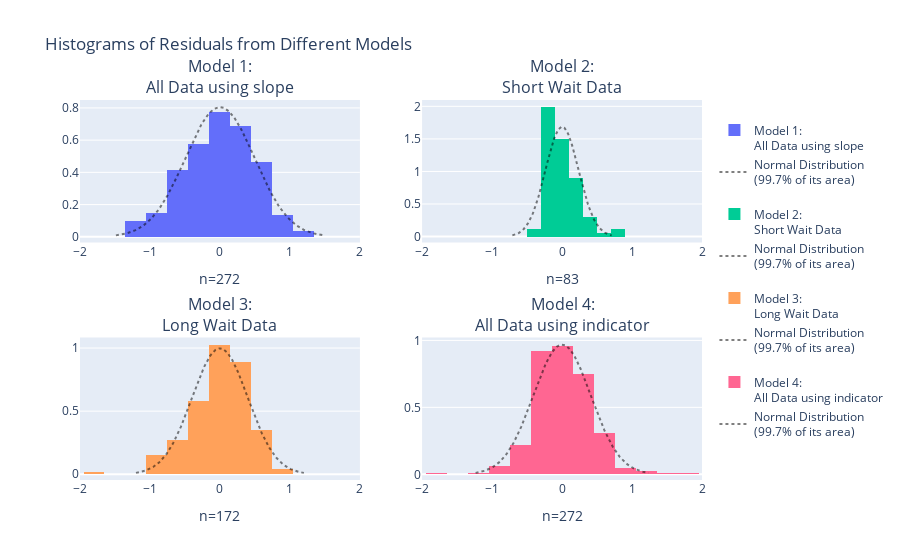

Write notebook code for a chart like this one.
### Markdown cell above
Q12

### Code cell
from plotly.subplots import make_subplots
import plotly.graph_objects as go
from scipy import stats
import numpy as np

model_residuals = {
    '<br>Model 1:<br>All Data using slope': smf.ols('duration ~ waiting', data=old_faithful).fit().resid,
    '<br>Model 2:<br>Short Wait Data': smf.ols('duration ~ waiting', data=old_faithful[short_wait]).fit().resid,
    '<br>Model 3:<br>Long Wait Data': smf.ols('duration ~ waiting', data=old_faithful[long_wait]).fit().resid,
    '<br>Model 4:<br>All Data using indicator': smf.ols('duration ~ C(kind, Treatment(reference="short"))', data=old_faithful).fit().resid
}

fig = make_subplots(rows=2, cols=2, subplot_titles=list(model_residuals.keys()))
for i, (title, resid) in enumerate(model_residuals.items()):

    if i == 1:  # Apply different bins only to the second histogram (index 1)
        bin_size = dict(start=-1.9, end=1.9, size=0.2)
    else:
        bin_size = dict(start=-1.95, end=1.95, size=0.3)

    fig.add_trace(go.Histogram(x=resid, name=title, xbins=bin_size, histnorm='probability density'), 
                  row=int(i/2)+1, col=(i%2)+1)
    fig.update_xaxes(title_text="n="+str(len(resid)), row=int(i/2)+1, col=(i%2)+1)    
    
    normal_range = np.arange(-3*resid.std(),3*resid.std(),0.01)
    fig.add_trace(go.Scatter(x=normal_range, mode='lines', opacity=0.5,
                             y=stats.norm(loc=0, scale=resid.std()).pdf(normal_range),
                             line=dict(color='black', dash='dot', width=2),
                             name='Normal Distribution<br>(99.7% of its area)'), 
                  row=int(i/2)+1, col=(i%2)+1)
    
fig.update_layout(title_text='Histograms of Residuals from Different Models')
fig.update_xaxes(range=[-2,2])
fig.show() # USE `fig.show(renderer="png")` FOR ALL GitHub and MarkUs SUBMISSIONS

### Figure 1 — Plotly figure (JSON) as saved in the notebook; plotly's stock layout.template omitted (floating-point values rounded to 4 significant figures; data arrays with more than 128 entries replaced by an {"elided": "..."} marker saying what was removed)
{"data": [{"histnorm": "probability density", "name": "<br>Model 1:<br>All Data using slope", "type": "histogram", "x": {"elided": "272 float values"}, "xaxis": "x", "xbins": {"end": 1.95, "size": 0.3, "start": -1.95}, "yaxis": "y"}, {"line": {"color": "black", "dash": "dot", "width": 2}, "mode": "lines", "name": "Normal Distribution<br>(99.7% of its area)", "opacity": 0.5, "type": "scatter", "x": {"elided": "298 float values"}, "xaxis": "x", "y": {"elided": "298 float values"}, "yaxis": "y"}, {"histnorm": "probability density", "name": "<br>Model 2:<br>Short Wait Data", "type": "histogram", "x": [-0.2137, 0.8624, -0.04291, -0.1807, -0.2152, 0.1672, -0.3998, -0.1929, -0.2152, -0.05358, 0.01717, -0.1052, -0.2153, -0.1583, -0.2913, 0.09325, -0.04826, -0.1807, -0.2807, 0.1847, -0.2222, -0.2382, -0.0605, -0.03818, 0.1948, 0.1448, -0.119, -0.1259, 0.1209, -0.09824, -0.2168, 0.2517, -0.3483, 0.331, -0.2313, 0.6103, -0.0605, -0.0344, 0.2464, -0.0844, 0.7725, -0.1253, -0.1099, 0.02625, 0.1778, -0.06526, 0.03792, -0.2067, -0.2067, 0.2486, -0.04134, -0.06683, -0.06208, 0.04858, 0.431, -0.1376, 0.04009, -0.1253, 0.1624, -0.2014, 0.2571, 0.04482, -0.1397, -0.1753, -0.04608, -0.1121, 0.3933, -0.02058, -0.119, -0.2637, 0.4033, 0.231, -0.1307, -0.1637, 0.3848, 0.04858, 0.1863, -0.0275, -0.1913, 0.04543, 0.1948, 0.1917, -0.1413], "xaxis": "x2", "xbins": {"end": 1.9, "size": 0.2, "start": -1.9}, "yaxis": "y2"}, {"line": {"color": "black", "dash": "dot", "width": 2}, "mode": "lines", "name": "Normal Distribution<br>(99.7% of its area)", "opacity": 0.5, "type": "scatter", "x": {"elided": "143 float values"}, "xaxis": "x2", "y": {"elided": "143 float values"}, "yaxis": "y2"}, {"histnorm": "probability density", "name": "<br>Model 3:<br>Long Wait Data", "type": "histogram", "x": {"elided": "172 float values"}, "xaxis": "x3", "xbins": {"end": 1.95, "size": 0.3, "start": -1.95}, "yaxis": "y3"}, {"line": {"color": "black", "dash": "dot", "width": 2}, "mode": "lines", "name": "Normal Distribution<br>(99.7% of its area)", "opacity": 0.5, "type": "scatter", "x": {"elided": "241 float values"}, "xaxis": "x3", "y": {"elided": "241 float values"}, "yaxis": "y3"}, {"histnorm": "probability density", "name": "<br>Model 4:<br>All Data using indicator", "type": "histogram", "x": {"elided": "272 float values"}, "xaxis": "x4", "xbins": {"end": 1.95, "size": 0.3, "start": -1.95}, "yaxis": "y4"}, {"line": {"color": "black", "dash": "dot", "width": 2}, "mode": "lines", "name": "Normal Distribution<br>(99.7% of its area)", "opacity": 0.5, "type": "scatter", "x": {"elided": "248 float values"}, "xaxis": "x4", "y": {"elided": "248 float values"}, "yaxis": "y4"}], "layout": {"annotations": [{"font": {"size": 16}, "showarrow": false, "text": "<br>Model 1:<br>All Data using slope", "x": 0.225, "xanchor": "center", "xref": "paper", "y": 1, "yanchor": "bottom", "yref": "paper"}, {"font": {"size": 16}, "showarrow": false, "text": "<br>Model 2:<br>Short Wait Data", "x": 0.775, "xanchor": "center", "xref": "paper", "y": 1, "yanchor": "bottom", "yref": "paper"}, {"font": {"size": 16}, "showarrow": false, "text": "<br>Model 3:<br>Long Wait Data", "x": 0.225, "xanchor": "center", "xref": "paper", "y": 0.375, "yanchor": "bottom", "yref": "paper"}, {"font": {"size": 16}, "showarrow": false, "text": "<br>Model 4:<br>All Data using indicator", "x": 0.775, "xanchor": "center", "xref": "paper", "y": 0.375, "yanchor": "bottom", "yref": "paper"}], "title": {"text": "Histograms of Residuals from Different Models"}, "xaxis": {"anchor": "y", "domain": [0, 0.45], "range": [-2, 2], "title": {"text": "n=272"}}, "xaxis2": {"anchor": "y2", "domain": [0.55, 1], "range": [-2, 2], "title": {"text": "n=83"}}, "xaxis3": {"anchor": "y3", "domain": [0, 0.45], "range": [-2, 2], "title": {"text": "n=172"}}, "xaxis4": {"anchor": "y4", "domain": [0.55, 1], "range": [-2, 2], "title": {"text": "n=272"}}, "yaxis": {"anchor": "x", "domain": [0.625, 1]}, "yaxis2": {"anchor": "x2", "domain": [0.625, 1]}, "yaxis3": {"anchor": "x3", "domain": [0, 0.375]}, "yaxis4": {"anchor": "x4", "domain": [0, 0.375]}}}
